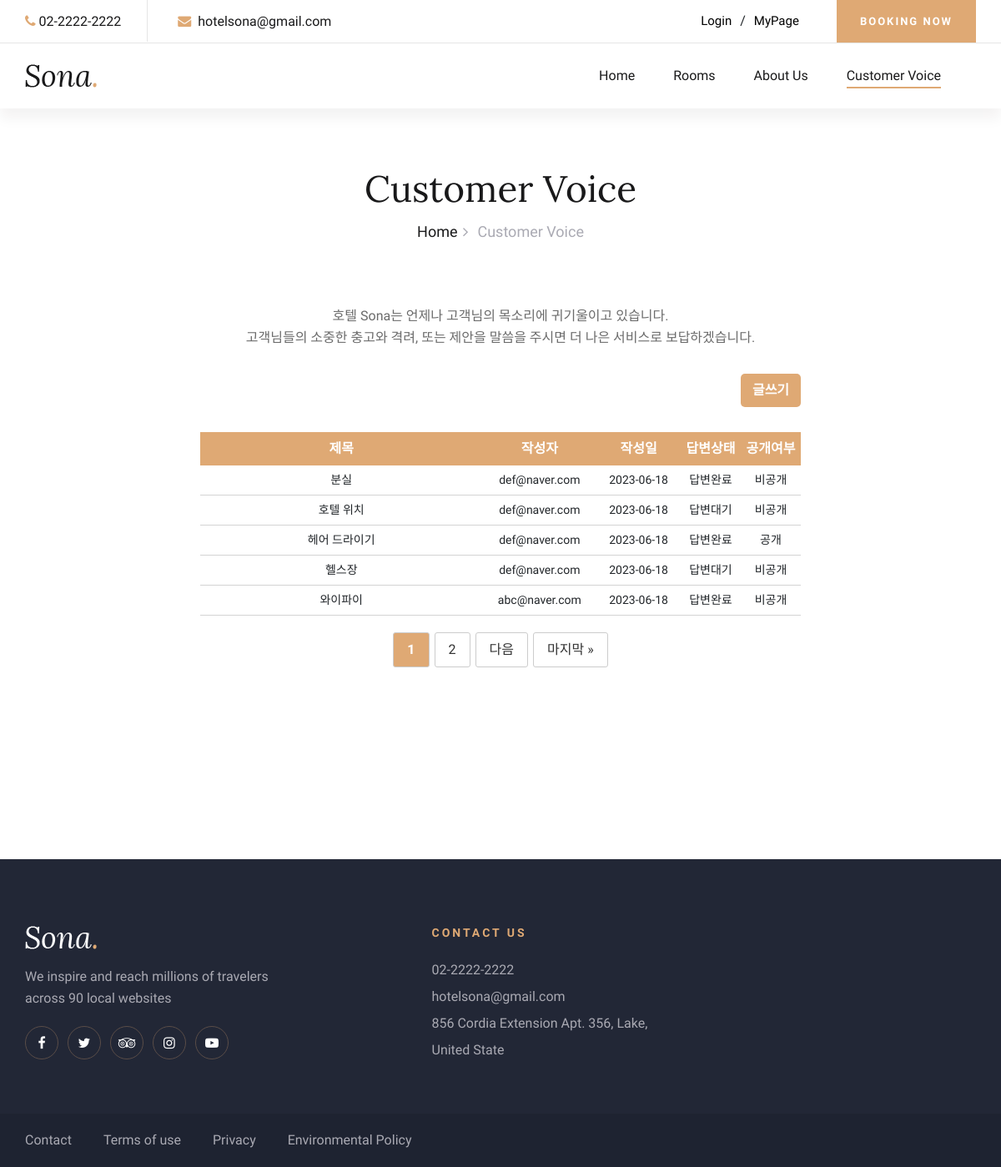
The page /inquiries/customer-voice/ on the database its author committed.
### inquiries/models.py (models this page shows, shortened)
class Question(models.Model):
    author = models.CharField(max_length=30)
    title = models.CharField(max_length=50)
    content = models.TextField()
    created_date = models.DateTimeField(auto_now_add=True)
    answer = models.OneToOneField('Answer', on_delete=models.CASCADE, null=True, blank=True) # 관리자의 답변 여부
    is_public = models.BooleanField(default=True)  # 질문 공개 여부를 나타내는 필드

### inquiries/views.py (the view)
# urls.py: path('customer-voice/', views.customer_voice, name='customer_voice'),
def customer_voice(request):
    question_list = Question.objects.order_by('-created_date')
    paginator = Paginator(question_list, 5) # 페이징
    page = request.GET.get('page')
    questions = paginator.get_page(page)
    context = {'questions': questions}
    return render(request, 'customer-voice.html', context)

### inquiries/templates/customer-voice.html (shortened to what this page needs)
{% load static %}
<!DOCTYPE html>
<html lang="zxx">
  <head>
    <link
      rel="stylesheet"
      href="../../static/css/bootstrap.min.css"
      type="text/css"
    />
    <link
      rel="stylesheet"
      href="../../static/css/font-awesome.min.css"
      type="text/css"
    />
    <link
      rel="stylesheet"
      href="../../static/css/elegant-icons.css"
      type="text/css"
    />
    <link
      rel="stylesheet"
      href="../../static/css/flaticon.css"
      type="text/css"
    />
    <link
      rel="stylesheet"
      href="../../static/css/owl.carousel.min.css"
      type="text/css"
    />
    <link
      rel="stylesheet"
      href="../../static/css/nice-select.css"
      type="text/css"
    />
    <link
      rel="stylesheet"
      href="../../static/css/jquery-ui.min.css"
      type="text/css"
    />
    <link
      rel="stylesheet"
      href="../../static/css/magnific-popup.css"
      type="text/css"
    />
    <link
      rel="stylesheet"
      href="../../static/css/slicknav.min.css"
      type="text/css"
    />
    <link rel="stylesheet" href="../../static/css/style.css" type="text/css" />
    <link rel="stylesheet" href="../../static/css/templatesPrivate/customer-voice.css" type="text/css" />
  </head>
  <body>
    <header class="header-section header-normal">
      <div class="top-nav">
        <div class="container">
          <div class="row">
            <div class="col-lg-6">
              <ul class="tn-left">
                <li><i class="fa fa-phone"></i>02-2222-2222</li>
                <li><i class="fa fa-envelope"></i> hotelsona@gmail.com</li>
              </ul>
            </div>
            <div class="col-lg-6">
              <div class="tn-right">
                <div class="top-social">
                  {% if user.is_authenticated %}
                  <form
                    action="{% url 'accounts:logout' %}"
                    method="POST"
                    style="margin: 0px; float: left"
                  >
                    {% csrf_token %}
                    <button
                      class="log"
                      type="submit"
                      style="
                        border: 0px;
                        background-color: white;
                        font-size: 15px;
                      "
                    >
                      Logout
                    </button>
                  </form>
                  {% else %}
                  <button
                    class="log"
                    type="button"
                    onclick="location.href='{% url 'accounts:login_view' %}'"
                    style="
                      border: 0px;
                      background-color: white;
                      font-size: 15px;
                    "
                  >
                    Login
                  </button>
                  {% endif %} /
                  <button
                    class="myPage"
                    type="button"
                    onclick="location.href='{% url 'mypage:mypage_1' %}'"
                    style="
                      border: 0px;
                      background-color: white;
                      font-size: 15px;
                    "
                  >
                    MyPage
                  </button>
                </div>
                <a href="{% url 'booking:booking' %}" class="bk-btn"
                  >Booking Now</a
                >
              </div>
            </div>
          </div>
        </div>
      </div>
      <div class="menu-item">
        <div class="container">
          <div class="row">
            <div class="col-lg-2">
              <div class="logo">
                <a href="{% url 'booking:index' %}">
                  <img src="../../static/img/logo.png" alt="" />
                </a>
              </div>
            </div>
            <div class="col-lg-10">
              <div class="nav-menu">
                <nav class="mainmenu">
                  <ul>
                    <li><a href="{% url 'booking:index' %}">Home</a></li>
                    <li><a href="{% url 'booking:rooms' %}">Rooms</a></li>
                    <li><a href="{% url 'booking:about_us' %}">About Us</a></li>
                    <li class="active">
                      <a href="{% url 'inquiries:customer_voice' %}"
                        >Customer Voice</a
                      >
                    </li>
                  </ul>
                </nav>
              </div>
            </div>
          </div>
        </div>
      </div>
    </header>
    <div class="breadcrumb-section">
      <div class="container">
        <div class="row">
          <div class="col-lg-12">
            <div class="breadcrumb-text">
              <h2>Customer Voice</h2>
              <div class="bt-option">
                <a href="{% url 'booking:index' %}">Home</a>
                <span>Customer Voice</span>
              </div>
            </div>
          </div>
        </div>
      </div>
    </div>
    <section class="contact-section spad" style="margin-top: -85px">
      <div class="intro" style="text-align: center; margin-bottom: 30px">
        <p>
          호텔 Sona는 언제나 고객님의 목소리에 귀기울이고 있습니다.<br />
          고객님들의 소중한 충고와 격려, 또는 제안을 말씀을 주시면 더 나은
          서비스로 보답하겠습니다.
        </p>
      </div>
      <div class="qurstion-table" style="width: 60%; margin-left: 20%">
        <button
          style="width: 10%; margin-left: 90%; margin-bottom: 30px"
          class="btn"
          onclick="location.href='{% url 'inquiries:customer_question' %}'"
        >
          글쓰기
        </button>
          <table style="width: 100%; text-align: center">
            <thead>
              <tr>
                <th>제목</th>
                <th>작성자</th>
                <th>작성일</th>
                <th>답변상태</th>
                <th>공개여부</th>
              </tr>
            </thead>
            <tbody>
              {% for question in questions %}
              <tr
                style="border-bottom: 1px solid gray; cursor: pointer"
                onclick="location.href='{% url 'inquiries:question_detail'  question.pk  %}'"
              >
                <td style="width: 47%">{{ question.title }}</td>
                <td style="width: 19%">{{ question.author }}</td>
                <td style="width: 14%">{{ question.created_date|date:"Y-m-d" }}</td>
                {% if question.answer %}
                <td style="width: 10%">답변완료</td>
                {% else %}
                <td style="width:10%">답변대기</td>
                {% endif %}
                {% if question.is_public %}
                <td style="width: 10%">공개</td>
                {% else %}
                <td style="width: 10%">비공개</td>
                {% endif %}
              </tr>
              {% endfor %}
            </tbody>
          </table>
        <div class="pagination">
        {% for i in questions.paginator.page_range %}
          {% if questions.number == i %}
            <span class="current-page">{{ i }}</span>
          {% else %}
            <a href="?page={{ i }}">{{ i }}</a>
          {% endif %}
        {% endfor %}
        {% if questions.has_next %}
          <a href="?page={{ questions.next_page_number }}">다음</a>
          <a href="?page={{ questions.paginator.num_pages }}">마지막 &raquo;</a>
        {% endif %}
        </div>
      </div>
    </section>
    <footer class="footer-section">
      <div class="container">
        <div class="footer-text">
          <div class="row">
            <div class="col-lg-4">
              <div class="ft-about">
                <div class="logo">
                  <a href="#">
                    <img src="../../static/img/footer-logo.png" alt="" />
                  </a>
                </div>
                <p>
                  We inspire and reach millions of travelers<br />
                  across 90 local websites
                </p>
                <div class="fa-social">
                  <a href="#"><i class="fa fa-facebook"></i></a>
                  <a href="#"><i class="fa fa-twitter"></i></a>
                  <a href="#"><i class="fa fa-tripadvisor"></i></a>
                  <a href="#"><i class="fa fa-instagram"></i></a>
                  <a href="#"><i class="fa fa-youtube-play"></i></a>
                </div>
              </div>
            </div>
            <div class="col-lg-3 offset-lg-1">
              <div class="ft-contact">
                <h6>Contact Us</h6>
                <ul>
                  <li>02-2222-2222</li>
                  <li>hotelsona@gmail.com</li>
                  <li>856 Cordia Extension Apt. 356, Lake, United State</li>
                </ul>
              </div>
            </div>
          </div>
        </div>
      </div>
      <div class="copyright-option">
        <div class="container">
          <div class="row">
            <div class="col-lg-7">
              <ul>
                <li><a href="#">Contact</a></li>
                <li><a href="#">Terms of use</a></li>
                <li><a href="#">Privacy</a></li>
                <li><a href="#">Environmental Policy</a></li>
              </ul>
            </div>
          </div>
        </div>
      </div>
    </footer>
  </body>
</html>

### inquiries/static/css/templatesPrivate/customer-voice.css (style rules this page uses)
.btn { height: 40px; width: 100px; font-size: 16px; border-radius: 5px; border: none; background-color: #dfa974; text-align: center; font-weight: bold; color: white; }
th { color: white; background-color: #dfa974; font-size: 16px; padding-top: 8px; padding-bottom: 8px; }
td { border-bottom: 1px solid lightgray; font-size: 14px; padding-top: 7px; padding-bottom: 7px; }
.pagination { display: flex; justify-content: center; margin-top: 20px; }
.pagination a { color: #333; padding: 8px 16px; border-radius: 3px; border: 1px solid #ccc; margin: 0 3px; transition: background-color 0.3s ease; }
.pagination .current-page { font-weight: bold; border-radius: 3px; border: 1px solid #ccc; color: #fff; background-color: #dfa974; padding: 8px 16px; margin: 0 3px; }

### rows shown on the page
Question: title "분실", author "def@naver.com", created_date "2023-06-18", shows "답변완료", is_public "비공개"
Question: title "호텔 위치", author "def@naver.com", created_date "2023-06-18", shows "답변대기", is_public "비공개"
Question: title "헤어 드라이기", author "def@naver.com", created_date "2023-06-18", shows "답변완료", is_public "공개"
Question: title "헬스장", author "def@naver.com", created_date "2023-06-18", shows "답변대기", is_public "비공개"
Question: title "와이파이", author "abc@naver.com", created_date "2023-06-18", shows "답변완료", is_public "비공개"

### other values the page prints
{{ i }} "1"
{{ i }} "2"
